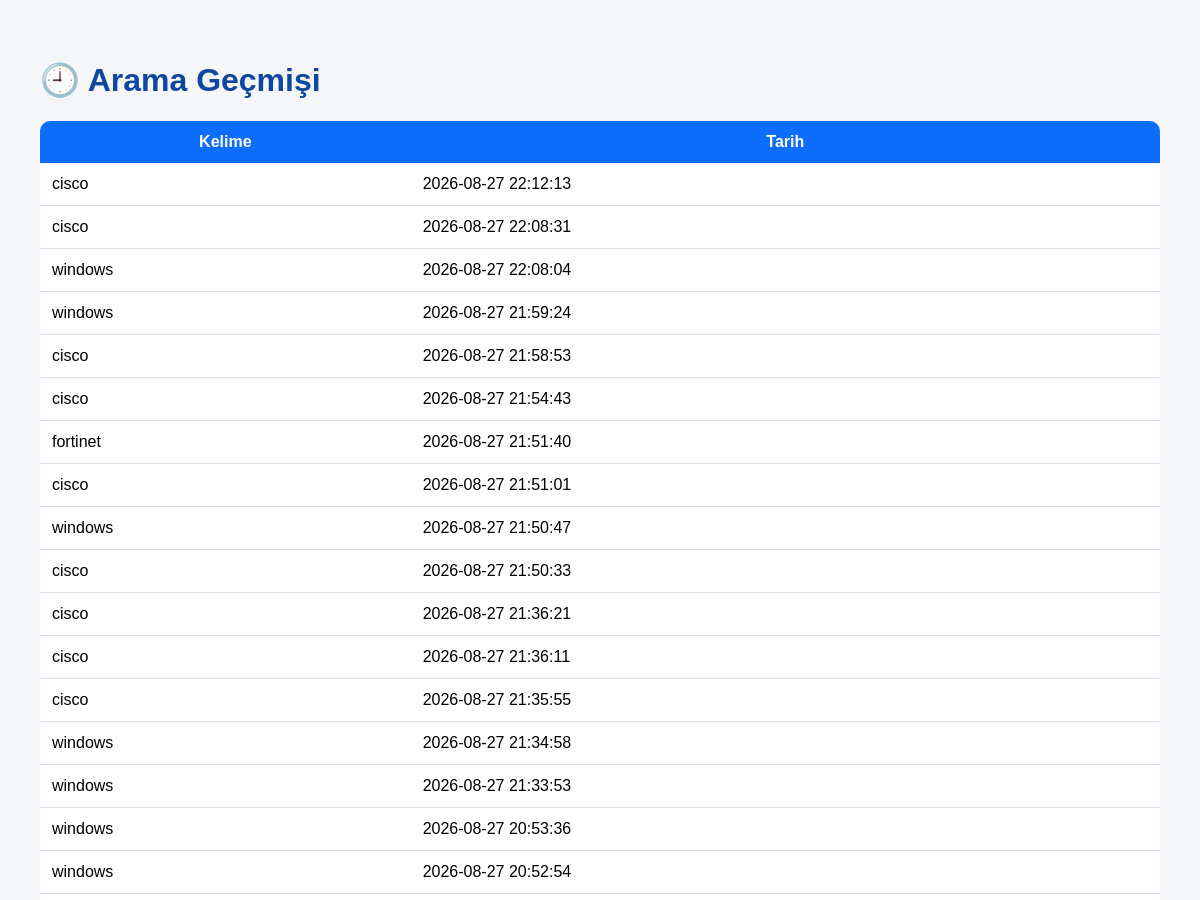
Before: /history (upper part) with the older database file.
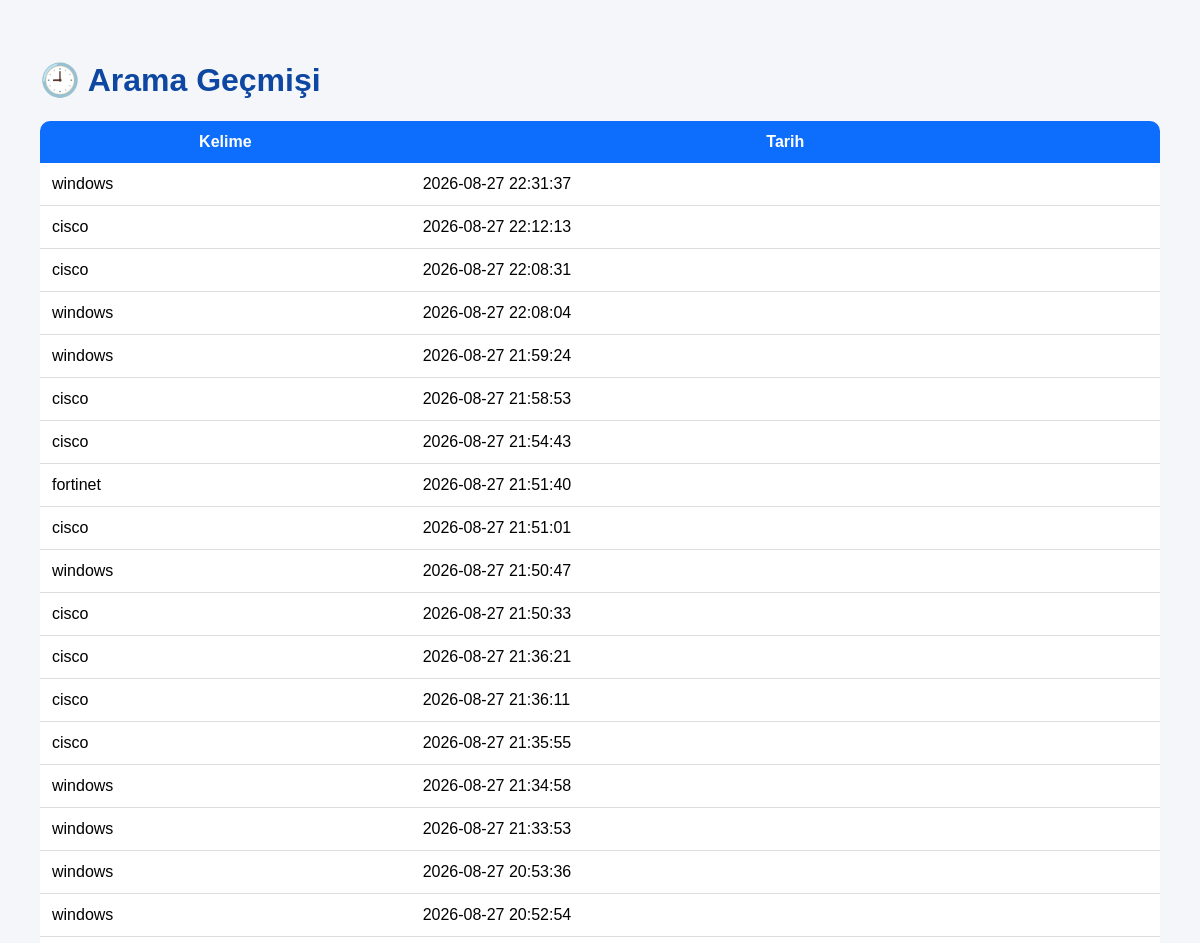
After: the same page with the newer database file.
### tables this page shows
CREATE TABLE searches (
            id INTEGER PRIMARY KEY AUTOINCREMENT,
            keyword TEXT NOT NULL,
            search_date TIMESTAMP DEFAULT CURRENT_TIMESTAMP
        );

### main.py (the view)
@app.route("/history")
def history():
    searches = get_searches()
    return render_template(
        "history.html",
        searches=searches
    )

### database.py (called while the page is built)
def get_searches():
    conn = sqlite3.connect(DB_NAME)
    cursor = conn.cursor()
    cursor.execute("""
        SELECT keyword, search_date
        FROM searches
        ORDER BY id DESC
    """)
    rows = cursor.fetchall()
    conn.close()
    return rows

### templates/history.html (shortened to what this page needs)
<!DOCTYPE html>
<html lang="tr">
<head>
    <link rel="stylesheet"
          href="{{ url_for('static', filename='css/style.css') }}">
</head>
<body>
<div class="container">
<h1>🕘 Arama Geçmişi</h1>
<table>
<tr>
<th>Kelime</th>
<th>Tarih</th>
</tr>
{% for row in searches %}
<tr>
<td>{{ row[0] }}</td>
<td>{{ row[1] }}</td>
</tr>
{% endfor %}
</table>
<br>
<br><br>
</div>
</body>
</html>

Changed rows visible on the page:
added searches: keyword "windows", search_date "2026-08-27 22:31:37"
